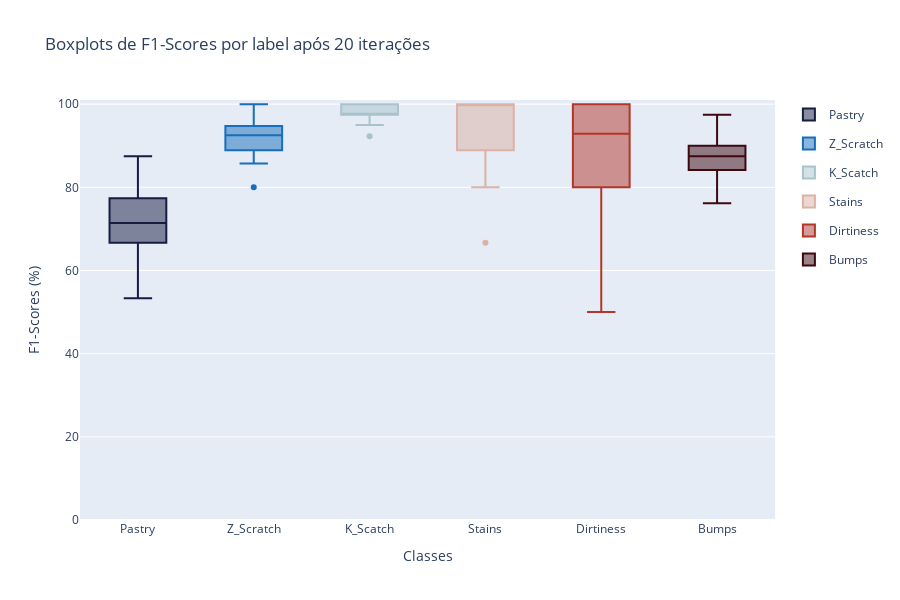

Notebook code for this chart:
### Code cell
plot_label_metrics(knn_imb_bag_res, 'f1-scores', export=True, filename='knn_imb_bag_f1', path='../figs/metrics')

### Figure 1 — Plotly figure (JSON) as saved in the notebook; plotly's stock layout.template omitted (floating-point values rounded to 4 significant figures)
{"data": [{"legendgroup": "0", "marker": {"color": "rgb(23, 28, 66)"}, "name": "Pastry", "type": "box", "y": [71.43, 80, 53.33, 71.43, 66.67, 66.67, 77.78, 80, 75, 76.92, 66.67, 87.5, 77.78, 73.68, 66.67, 71.43, 53.33, 66.67, 61.54, 71.43]}, {"legendgroup": "1", "marker": {"color": "rgb(23, 110, 188)"}, "name": "Z_Scratch", "type": "box", "y": [94.74, 94.74, 95.24, 85.71, 86.96, 95.24, 94.74, 90, 94.74, 94.74, 80, 88.89, 94.12, 100, 88.89, 100, 88.89, 88.89, 90.91, 85.71]}, {"legendgroup": "2", "marker": {"color": "rgb(169, 195, 204)"}, "name": "K_Scatch", "type": "box", "y": [97.44, 100, 97.3, 97.3, 97.44, 100, 97.44, 100, 95, 92.31, 97.44, 97.56, 97.56, 97.44, 100, 97.44, 97.56, 100, 97.44, 100]}, {"legendgroup": "3", "marker": {"color": "rgb(220, 178, 164)"}, "name": "Stains", "type": "box", "y": [100, 100, 66.67, 100, 85.71, 88.89, 100, 100, 88.89, 100, 100, 85.71, 100, 100, 100, 100, 100, 100, 80, 100]}, {"legendgroup": "4", "marker": {"color": "rgb(177, 55, 43)"}, "name": "Dirtiness", "type": "box", "y": [100, 100, 85.71, 100, 85.71, 50, 80, 100, 66.67, 66.67, 100, 80, 100, 80, 100, 100, 80, 100, 100, 80]}, {"legendgroup": "5", "marker": {"color": "rgb(60, 9, 17)"}, "name": "Bumps", "type": "box", "y": [90.48, 90.48, 76.19, 85.71, 85, 87.8, 87.18, 93.02, 83.33, 82.93, 81.08, 97.44, 89.47, 92.31, 87.8, 88.37, 87.8, 86.36, 78.05, 85]}], "layout": {"autosize": true, "height": 600, "title": {"text": "Boxplots de F1-Scores por label após 20 iterações"}, "xaxis": {"title": {"text": "Classes"}}, "yaxis": {"range": [0, 101], "title": {"text": "F1-Scores (%)"}}}}
